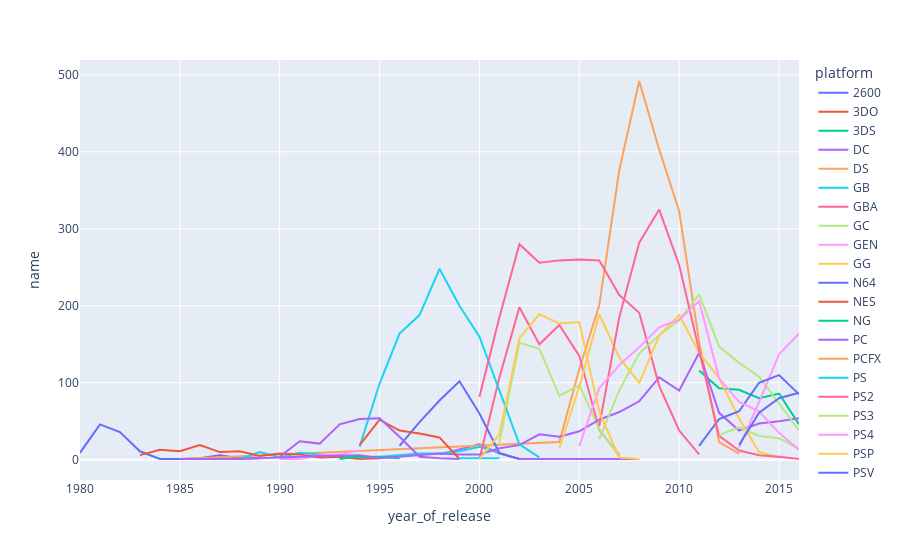

Write notebook code for a chart like this one.
### Code cell
fig = px.line(games_per_platform, x="year_of_release", y="name", color="platform",
              line_group="platform", hover_name="platform")
fig.show()

### Figure 1 — Plotly figure (JSON) as saved in the notebook; plotly's stock layout.template omitted (floating-point values rounded to 4 significant figures)
{"data": [{"hovertemplate": "<b>%{hovertext}</b><br><br>platform=2600<br>year_of_release=%{x}<br>name=%{y}<extra></extra>", "hovertext": ["2600", "2600", "2600", "2600", "2600", "2600", "2600", "2600", "2600", "2600"], "legendgroup": "2600", "line": {"color": "#636efa", "dash": "solid"}, "mode": "lines", "name": "2600", "orientation": "v", "showlegend": true, "type": "scatter", "x": [1980, 1981, 1982, 1983, 1984, 1985, 1986, 1987, 1988, 1989], "xaxis": "x", "y": [9, 46, 36, 11, 1, 1, 2, 6, 2, 2], "yaxis": "y"}, {"hovertemplate": "<b>%{hovertext}</b><br><br>platform=3DO<br>year_of_release=%{x}<br>name=%{y}<extra></extra>", "hovertext": ["3DO", "3DO"], "legendgroup": "3DO", "line": {"color": "#EF553B", "dash": "solid"}, "mode": "lines", "name": "3DO", "orientation": "v", "showlegend": true, "type": "scatter", "x": [1994, 1995], "xaxis": "x", "y": [1, 2], "yaxis": "y"}, {"hovertemplate": "<b>%{hovertext}</b><br><br>platform=3DS<br>year_of_release=%{x}<br>name=%{y}<extra></extra>", "hovertext": ["3DS", "3DS", "3DS", "3DS", "3DS", "3DS"], "legendgroup": "3DS", "line": {"color": "#00cc96", "dash": "solid"}, "mode": "lines", "name": "3DS", "orientation": "v", "showlegend": true, "type": "scatter", "x": [2011, 2012, 2013, 2014, 2015, 2016], "xaxis": "x", "y": [116, 93, 91, 80, 86, 46], "yaxis": "y"}, {"hovertemplate": "<b>%{hovertext}</b><br><br>platform=DC<br>year_of_release=%{x}<br>name=%{y}<extra></extra>", "hovertext": ["DC", "DC", "DC", "DC", "DC", "DC", "DC"], "legendgroup": "DC", "line": {"color": "#ab63fa", "dash": "solid"}, "mode": "lines", "name": "DC", "orientation": "v", "showlegend": true, "type": "scatter", "x": [1998, 1999, 2000, 2001, 2002, 2007, 2008], "xaxis": "x", "y": [7, 14, 20, 8, 1, 1, 1], "yaxis": "y"}, {"hovertemplate": "<b>%{hovertext}</b><br><br>platform=DS<br>year_of_release=%{x}<br>name=%{y}<extra></extra>", "hovertext": ["DS", "DS", "DS", "DS", "DS", "DS", "DS", "DS", "DS", "DS", "DS"], "legendgroup": "DS", "line": {"color": "#FFA15A", "dash": "solid"}, "mode": "lines", "name": "DS", "orientation": "v", "showlegend": true, "type": "scatter", "x": [1985, 2004, 2005, 2006, 2007, 2008, 2009, 2010, 2011, 2012, 2013], "xaxis": "x", "y": [1, 23, 118, 201, 376, 492, 403, 323, 153, 23, 8], "yaxis": "y"}, {"hovertemplate": "<b>%{hovertext}</b><br><br>platform=GB<br>year_of_release=%{x}<br>name=%{y}<extra></extra>", "hovertext": ["GB", "GB", "GB", "GB", "GB", "GB", "GB", "GB", "GB", "GB", "GB", "GB", "GB"], "legendgroup": "GB", "line": {"color": "#19d3f3", "dash": "solid"}, "mode": "lines", "name": "GB", "orientation": "v", "showlegend": true, "type": "scatter", "x": [1988, 1989, 1990, 1991, 1992, 1994, 1995, 1996, 1997, 1998, 1999, 2000, 2001], "xaxis": "x", "y": [1, 10, 3, 9, 7, 3, 4, 6, 8, 8, 11, 17, 10], "yaxis": "y"}, {"hovertemplate": "<b>%{hovertext}</b><br><br>platform=GBA<br>year_of_release=%{x}<br>name=%{y}<extra></extra>", "hovertext": ["GBA", "GBA", "GBA", "GBA", "GBA", "GBA", "GBA", "GBA"], "legendgroup": "GBA", "line": {"color": "#FF6692", "dash": "solid"}, "mode": "lines", "name": "GBA", "orientation": "v", "showlegend": true, "type": "scatter", "x": [2000, 2001, 2002, 2003, 2004, 2005, 2006, 2007], "xaxis": "x", "y": [1, 107, 198, 150, 175, 135, 39, 6], "yaxis": "y"}, {"hovertemplate": "<b>%{hovertext}</b><br><br>platform=GC<br>year_of_release=%{x}<br>name=%{y}<extra></extra>", "hovertext": ["GC", "GC", "GC", "GC", "GC", "GC", "GC"], "legendgroup": "GC", "line": {"color": "#B6E880", "dash": "solid"}, "mode": "lines", "name": "GC", "orientation": "v", "showlegend": true, "type": "scatter", "x": [2001, 2002, 2003, 2004, 2005, 2006, 2007], "xaxis": "x", "y": [22, 152, 144, 83, 97, 40, 4], "yaxis": "y"}, {"hovertemplate": "<b>%{hovertext}</b><br><br>platform=GEN<br>year_of_release=%{x}<br>name=%{y}<extra></extra>", "hovertext": ["GEN", "GEN", "GEN", "GEN", "GEN"], "legendgroup": "GEN", "line": {"color": "#FF97FF", "dash": "solid"}, "mode": "lines", "name": "GEN", "orientation": "v", "showlegend": true, "type": "scatter", "x": [1990, 1991, 1992, 1993, 1994], "xaxis": "x", "y": [1, 1, 6, 7, 12], "yaxis": "y"}, {"hovertemplate": "<b>%{hovertext}</b><br><br>platform=GG<br>year_of_release=%{x}<br>name=%{y}<extra></extra>", "hovertext": ["GG"], "legendgroup": "GG", "line": {"color": "#FECB52", "dash": "solid"}, "mode": "lines", "name": "GG", "orientation": "v", "showlegend": true, "type": "scatter", "x": [1992], "xaxis": "x", "y": [1], "yaxis": "y"}, {"hovertemplate": "<b>%{hovertext}</b><br><br>platform=N64<br>year_of_release=%{x}<br>name=%{y}<extra></extra>", "hovertext": ["N64", "N64", "N64", "N64", "N64", "N64", "N64"], "legendgroup": "N64", "line": {"color": "#636efa", "dash": "solid"}, "mode": "lines", "name": "N64", "orientation": "v", "showlegend": true, "type": "scatter", "x": [1996, 1997, 1998, 1999, 2000, 2001, 2002], "xaxis": "x", "y": [18, 49, 77, 102, 60, 9, 1], "yaxis": "y"}, {"hovertemplate": "<b>%{hovertext}</b><br><br>platform=NES<br>year_of_release=%{x}<br>name=%{y}<extra></extra>", "hovertext": ["NES", "NES", "NES", "NES", "NES", "NES", "NES", "NES", "NES", "NES", "NES", "NES"], "legendgroup": "NES", "line": {"color": "#EF553B", "dash": "solid"}, "mode": "lines", "name": "NES", "orientation": "v", "showlegend": true, "type": "scatter", "x": [1983, 1984, 1985, 1986, 1987, 1988, 1989, 1990, 1991, 1992, 1993, 1994], "xaxis": "x", "y": [6, 13, 11, 19, 10, 11, 5, 8, 7, 3, 4, 1], "yaxis": "y"}, {"hovertemplate": "<b>%{hovertext}</b><br><br>platform=NG<br>year_of_release=%{x}<br>name=%{y}<extra></extra>", "hovertext": ["NG", "NG", "NG", "NG"], "legendgroup": "NG", "line": {"color": "#00cc96", "dash": "solid"}, "mode": "lines", "name": "NG", "orientation": "v", "showlegend": true, "type": "scatter", "x": [1993, 1994, 1995, 1996], "xaxis": "x", "y": [2, 4, 4, 2], "yaxis": "y"}, {"hovertemplate": "<b>%{hovertext}</b><br><br>platform=PC<br>year_of_release=%{x}<br>name=%{y}<extra></extra>", "hovertext": ["PC", "PC", "PC", "PC", "PC", "PC", "PC", "PC", "PC", "PC", "PC", "PC", "PC", "PC", "PC", "PC", "PC", "PC", "PC", "PC", "PC", "PC", "PC", "PC", "PC", "PC"], "legendgroup": "PC", "line": {"color": "#ab63fa", "dash": "solid"}, "mode": "lines", "name": "PC", "orientation": "v", "showlegend": true, "type": "scatter", "x": [1985, 1988, 1992, 1994, 1995, 1996, 1997, 1998, 1999, 2000, 2001, 2002, 2003, 2004, 2005, 2006, 2007, 2008, 2009, 2010, 2011, 2012, 2013, 2014, 2015, 2016], "xaxis": "x", "y": [1, 1, 5, 6, 2, 4, 6, 8, 7, 7, 15, 19, 33, 30, 37, 52, 62, 76, 107, 90, 139, 61, 38, 47, 50, 54], "yaxis": "y"}, {"hovertemplate": "<b>%{hovertext}</b><br><br>platform=PCFX<br>year_of_release=%{x}<br>name=%{y}<extra></extra>", "hovertext": ["PCFX"], "legendgroup": "PCFX", "line": {"color": "#FFA15A", "dash": "solid"}, "mode": "lines", "name": "PCFX", "orientation": "v", "showlegend": true, "type": "scatter", "x": [1996], "xaxis": "x", "y": [1], "yaxis": "y"}, {"hovertemplate": "<b>%{hovertext}</b><br><br>platform=PS<br>year_of_release=%{x}<br>name=%{y}<extra></extra>", "hovertext": ["PS", "PS", "PS", "PS", "PS", "PS", "PS", "PS", "PS", "PS"], "legendgroup": "PS", "line": {"color": "#19d3f3", "dash": "solid"}, "mode": "lines", "name": "PS", "orientation": "v", "showlegend": true, "type": "scatter", "x": [1994, 1995, 1996, 1997, 1998, 1999, 2000, 2001, 2002, 2003], "xaxis": "x", "y": [17, 99, 164, 188, 248, 200, 160, 91, 20, 3], "yaxis": "y"}, {"hovertemplate": "<b>%{hovertext}</b><br><br>platform=PS2<br>year_of_release=%{x}<br>name=%{y}<extra></extra>", "hovertext": ["PS2", "PS2", "PS2", "PS2", "PS2", "PS2", "PS2", "PS2", "PS2", "PS2", "PS2", "PS2"], "legendgroup": "PS2", "line": {"color": "#FF6692", "dash": "solid"}, "mode": "lines", "name": "PS2", "orientation": "v", "showlegend": true, "type": "scatter", "x": [2000, 2001, 2002, 2003, 2004, 2005, 2006, 2007, 2008, 2009, 2010, 2011], "xaxis": "x", "y": [82, 185, 280, 256, 259, 260, 259, 214, 191, 96, 38, 7], "yaxis": "y"}, {"hovertemplate": "<b>%{hovertext}</b><br><br>platform=PS3<br>year_of_release=%{x}<br>name=%{y}<extra></extra>", "hovertext": ["PS3", "PS3", "PS3", "PS3", "PS3", "PS3", "PS3", "PS3", "PS3", "PS3", "PS3"], "legendgroup": "PS3", "line": {"color": "#B6E880", "dash": "solid"}, "mode": "lines", "name": "PS3", "orientation": "v", "showlegend": true, "type": "scatter", "x": [2006, 2007, 2008, 2009, 2010, 2011, 2012, 2013, 2014, 2015, 2016], "xaxis": "x", "y": [27, 90, 138, 162, 181, 215, 147, 126, 108, 73, 38], "yaxis": "y"}, {"hovertemplate": "<b>%{hovertext}</b><br><br>platform=PS4<br>year_of_release=%{x}<br>name=%{y}<extra></extra>", "hovertext": ["PS4", "PS4", "PS4", "PS4"], "legendgroup": "PS4", "line": {"color": "#FF97FF", "dash": "solid"}, "mode": "lines", "name": "PS4", "orientation": "v", "showlegend": true, "type": "scatter", "x": [2013, 2014, 2015, 2016], "xaxis": "x", "y": [16, 75, 137, 164], "yaxis": "y"}, {"hovertemplate": "<b>%{hovertext}</b><br><br>platform=PSP<br>year_of_release=%{x}<br>name=%{y}<extra></extra>", "hovertext": ["PSP", "PSP", "PSP", "PSP", "PSP", "PSP", "PSP", "PSP", "PSP", "PSP", "PSP", "PSP"], "legendgroup": "PSP", "line": {"color": "#FECB52", "dash": "solid"}, "mode": "lines", "name": "PSP", "orientation": "v", "showlegend": true, "type": "scatter", "x": [2004, 2005, 2006, 2007, 2008, 2009, 2010, 2011, 2012, 2013, 2014, 2015], "xaxis": "x", "y": [15, 95, 189, 133, 100, 161, 188, 139, 106, 54, 10, 3], "yaxis": "y"}, {"hovertemplate": "<b>%{hovertext}</b><br><br>platform=PSV<br>year_of_release=%{x}<br>name=%{y}<extra></extra>", "hovertext": ["PSV", "PSV", "PSV", "PSV", "PSV", "PSV"], "legendgroup": "PSV", "line": {"color": "#636efa", "dash": "solid"}, "mode": "lines", "name": "PSV", "orientation": "v", "showlegend": true, "type": "scatter", "x": [2011, 2012, 2013, 2014, 2015, 2016], "xaxis": "x", "y": [18, 53, 63, 100, 110, 85], "yaxis": "y"}, {"hovertemplate": "<b>%{hovertext}</b><br><br>platform=SAT<br>year_of_release=%{x}<br>name=%{y}<extra></extra>", "hovertext": ["SAT", "SAT", "SAT", "SAT", "SAT", "SAT"], "legendgroup": "SAT", "line": {"color": "#EF553B", "dash": "solid"}, "mode": "lines", "name": "SAT", "orientation": "v", "showlegend": true, "type": "scatter", "x": [1994, 1995, 1996, 1997, 1998, 1999], "xaxis": "x", "y": [19, 52, 38, 34, 29, 1], "yaxis": "y"}, {"hovertemplate": "<b>%{hovertext}</b><br><br>platform=SCD<br>year_of_release=%{x}<br>name=%{y}<extra></extra>", "hovertext": ["SCD", "SCD"], "legendgroup": "SCD", "line": {"color": "#00cc96", "dash": "solid"}, "mode": "lines", "name": "SCD", "orientation": "v", "showlegend": true, "type": "scatter", "x": [1993, 1994], "xaxis": "x", "y": [1, 5], "yaxis": "y"}, {"hovertemplate": "<b>%{hovertext}</b><br><br>platform=SNES<br>year_of_release=%{x}<br>name=%{y}<extra></extra>", "hovertext": ["SNES", "SNES", "SNES", "SNES", "SNES", "SNES", "SNES", "SNES", "SNES", "SNES"], "legendgroup": "SNES", "line": {"color": "#ab63fa", "dash": "solid"}, "mode": "lines", "name": "SNES", "orientation": "v", "showlegend": true, "type": "scatter", "x": [1990, 1991, 1992, 1993, 1994, 1995, 1996, 1997, 1998, 1999], "xaxis": "x", "y": [4, 24, 21, 46, 53, 54, 30, 4, 2, 1], "yaxis": "y"}, {"hovertemplate": "<b>%{hovertext}</b><br><br>platform=TG16<br>year_of_release=%{x}<br>name=%{y}<extra></extra>", "hovertext": ["TG16"], "legendgroup": "TG16", "line": {"color": "#FFA15A", "dash": "solid"}, "mode": "lines", "name": "TG16", "orientation": "v", "showlegend": true, "type": "scatter", "x": [1995], "xaxis": "x", "y": [2], "yaxis": "y"}, {"hovertemplate": "<b>%{hovertext}</b><br><br>platform=WS<br>year_of_release=%{x}<br>name=%{y}<extra></extra>", "hovertext": ["WS", "WS", "WS"], "legendgroup": "WS", "line": {"color": "#19d3f3", "dash": "solid"}, "mode": "lines", "name": "WS", "orientation": "v", "showlegend": true, "type": "scatter", "x": [1999, 2000, 2001], "xaxis": "x", "y": [2, 2, 2], "yaxis": "y"}, {"hovertemplate": "<b>%{hovertext}</b><br><br>platform=Wii<br>year_of_release=%{x}<br>name=%{y}<extra></extra>", "hovertext": ["Wii", "Wii", "Wii", "Wii", "Wii", "Wii", "Wii", "Wii", "Wii", "Wii", "Wii"], "legendgroup": "Wii", "line": {"color": "#FF6692", "dash": "solid"}, "mode": "lines", "name": "Wii", "orientation": "v", "showlegend": true, "type": "scatter", "x": [2006, 2007, 2008, 2009, 2010, 2011, 2012, 2013, 2014, 2015, 2016], "xaxis": "x", "y": [44, 185, 282, 325, 253, 143, 31, 12, 6, 4, 1], "yaxis": "y"}, {"hovertemplate": "<b>%{hovertext}</b><br><br>platform=WiiU<br>year_of_release=%{x}<br>name=%{y}<extra></extra>", "hovertext": ["WiiU", "WiiU", "WiiU", "WiiU", "WiiU"], "legendgroup": "WiiU", "line": {"color": "#B6E880", "dash": "solid"}, "mode": "lines", "name": "WiiU", "orientation": "v", "showlegend": true, "type": "scatter", "x": [2012, 2013, 2014, 2015, 2016], "xaxis": "x", "y": [32, 42, 31, 28, 14], "yaxis": "y"}, {"hovertemplate": "<b>%{hovertext}</b><br><br>platform=X360<br>year_of_release=%{x}<br>name=%{y}<extra></extra>", "hovertext": ["X360", "X360", "X360", "X360", "X360", "X360", "X360", "X360", "X360", "X360", "X360", "X360"], "legendgroup": "X360", "line": {"color": "#FF97FF", "dash": "solid"}, "mode": "lines", "name": "X360", "orientation": "v", "showlegend": true, "type": "scatter", "x": [2005, 2006, 2007, 2008, 2009, 2010, 2011, 2012, 2013, 2014, 2015, 2016], "xaxis": "x", "y": [18, 93, 123, 146, 172, 182, 206, 106, 75, 63, 35, 13], "yaxis": "y"}, {"hovertemplate": "<b>%{hovertext}</b><br><br>platform=XB<br>year_of_release=%{x}<br>name=%{y}<extra></extra>", "hovertext": ["XB", "XB", "XB", "XB", "XB", "XB", "XB", "XB", "XB"], "legendgroup": "XB", "line": {"color": "#FECB52", "dash": "solid"}, "mode": "lines", "name": "XB", "orientation": "v", "showlegend": true, "type": "scatter", "x": [2000, 2001, 2002, 2003, 2004, 2005, 2006, 2007, 2008], "xaxis": "x", "y": [1, 33, 158, 189, 177, 179, 62, 3, 1], "yaxis": "y"}, {"hovertemplate": "<b>%{hovertext}</b><br><br>platform=XOne<br>year_of_release=%{x}<br>name=%{y}<extra></extra>", "hovertext": ["XOne", "XOne", "XOne", "XOne"], "legendgroup": "XOne", "line": {"color": "#636efa", "dash": "solid"}, "mode": "lines", "name": "XOne", "orientation": "v", "showlegend": true, "type": "scatter", "x": [2013, 2014, 2015, 2016], "xaxis": "x", "y": [19, 61, 80, 87], "yaxis": "y"}], "layout": {"legend": {"title": {"text": "platform"}, "tracegroupgap": 0}, "margin": {"t": 60}, "xaxis": {"anchor": "y", "domain": [0, 1], "title": {"text": "year_of_release"}}, "yaxis": {"anchor": "x", "domain": [0, 1], "title": {"text": "name"}}}}
